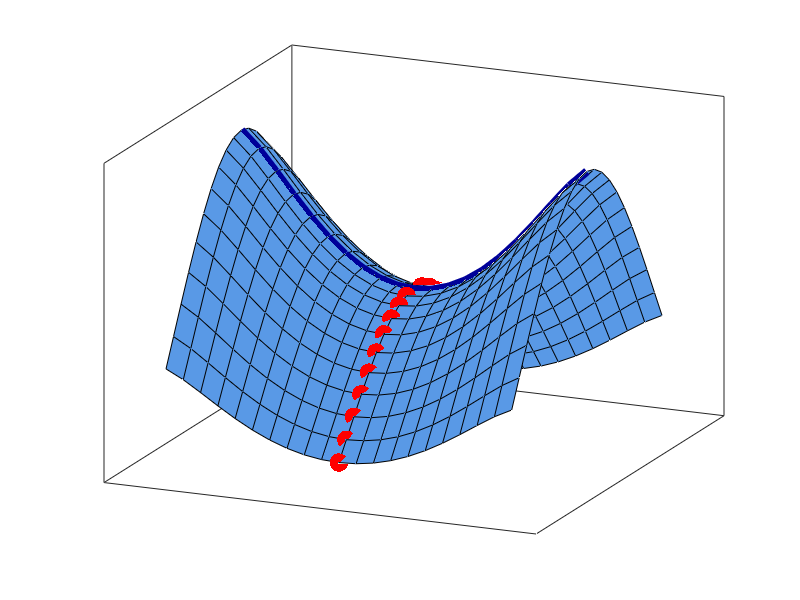

This chart was generated by the following MATLAB code: (Note: this script raises an error after producing the figure.)
function saddle
% Illustration of a saddle point
%
% Code by Matthew Dunham

    h = @(x,z) cos(x.^2).*exp(x.^2 - z.^2); 
    f = @(x) h(x,0); g = @(z)h(0,z);
    d = -0.8:0.08:0.8;                     
    [X,Y] = meshgrid(d,d);         
    Z = h(X,Y);
    figure; hold on;
    p1 = surf(X,Y,Z); 
    p2 = plot3(d,zeros(size(d)),f(d),'-','LineWidth',6,'Color',[0 0 0.6]);
    d(d==0) = [];
    p3 = plot3(zeros(size(d)),d,g(d),'.r','MarkerSize',40);
    colormap([0.35 0.6 0.9]);
    view([23.5 22]);
    box on;
    set(gca,'XTick',[],'YTick',[],'ZTick',[]);
    placeFigures('square',false);
    leg = legend([p2,p3],{'f(x)','g(z)'},'FontSize',22);
    set(leg,'Position',[0.3762 0.7655 0.07324 0.09367]);
    
    annotation(gcf,'textbox',[0.6012 0.06965 0.05947 0.06468],...
    'String',{'x'},...
    'FontSize',28,...
    'FitBoxToText','off',...
    'LineStyle','none');

    annotation(gcf,'textbox',[0.7198 0.08458 0.05947 0.09194],...
    'String',{'z'},...
    'FontSize',28,...
    'FitBoxToText','off',...
    'LineStyle','none');

    pdfcrop;




end